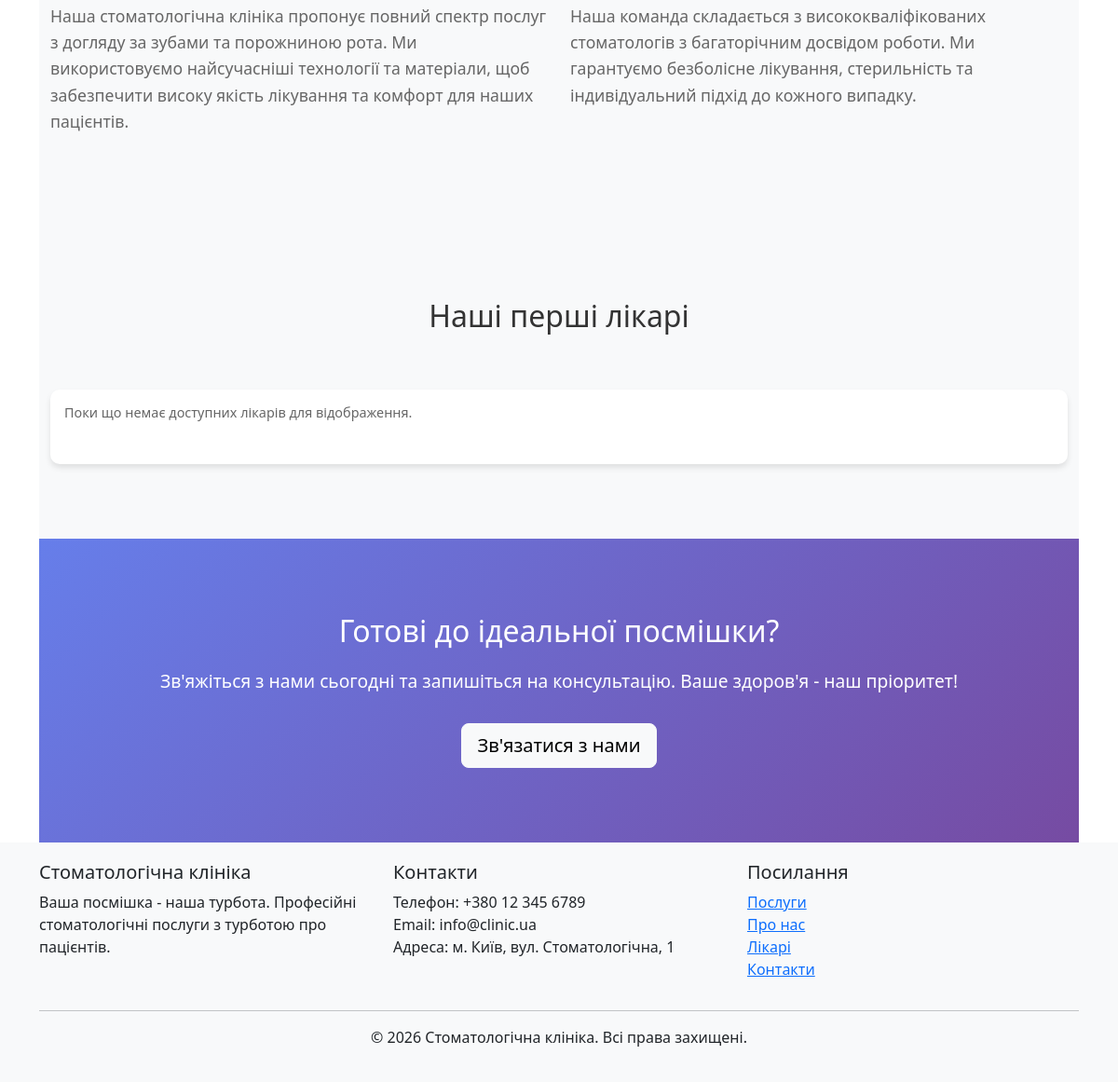
The app's page / (lower part), older data.
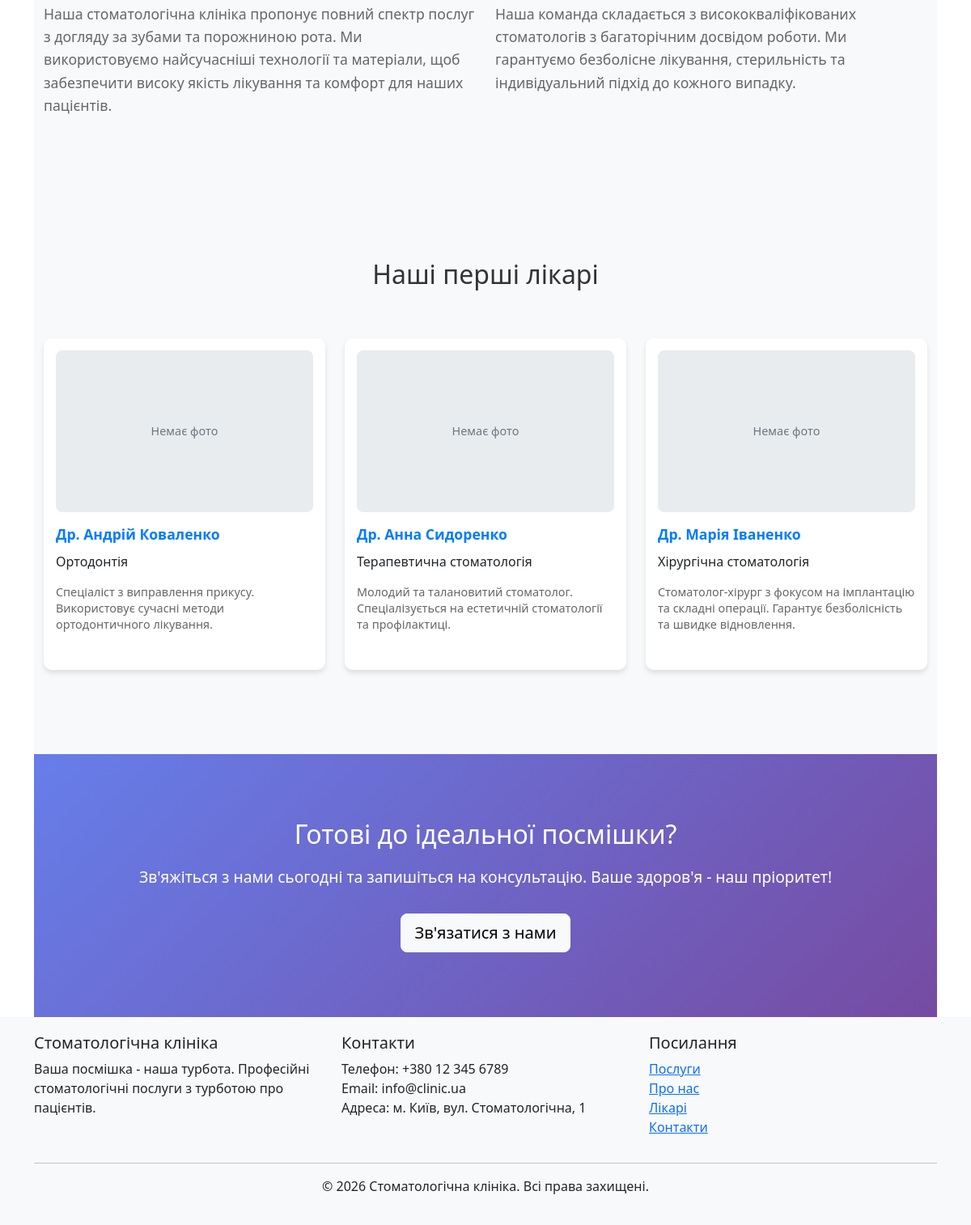
The same page, newer data.
### shop/models.py (models this page shows, shortened)
class Doctor(models.Model):
    id = models.AutoField(primary_key=True, verbose_name="ID")
    name = models.CharField(max_length=255, verbose_name="Ім'я")
    specialization = models.CharField(max_length=255, verbose_name="Спеціалізація")
    description = models.TextField(blank=True, null=True, verbose_name="Опис")
    phone = models.CharField(max_length=20, blank=True, null=True, verbose_name="Телефон")
    email = models.EmailField(blank=True, null=True, verbose_name="Email")
    photo = models.ImageField(blank=True, null=True, upload_to='doctors/', verbose_name='Фото')
    procedures = models.ManyToManyField('Service', blank=True, related_name='doctors', verbose_name="Процедури")
    created_at = models.DateTimeField(auto_now_add=True, verbose_name="Дата створення")
    updated_at = models.DateTimeField(auto_now=True, verbose_name="Дата оновлення")
    class Meta:
        verbose_name = "Лікар"
        verbose_name_plural = "Лікарі"
        ordering = ['name']

### shop/views.py (the view)
# urls.py: 2. Add a URL to urlpatterns:  path('', views.home, name='home')
def home(request):
    doctors = Doctor.objects.all()[:3]
    context = {
        'title': 'Crunch',
        'message': 'Main page',
        'doctors': doctors
    }
    return render(request, 'shop/home.html', context)

### shop/templates/shop/home.html (shortened to what this page needs)
{% extends 'shop/base.html' %}
{% load static %}
{% block content %}
<section class="about-section">
    <div class="container">
        <div class="row">
            <div class="col-md-6">
                <p>Наша стоматологічна клініка пропонує повний спектр послуг з догляду за зубами та порожниною рота. Ми використовуємо найсучасніші технології та матеріали, щоб забезпечити високу якість лікування та комфорт для наших пацієнтів.</p>
            </div>
            <div class="col-md-6">
                <p>Наша команда складається з висококваліфікованих стоматологів з багаторічним досвідом роботи. Ми гарантуємо безболісне лікування, стерильність та індивідуальний підхід до кожного випадку.</p>
            </div>
        </div>
    </div>
</section>
<section class="services-section">
    <div class="container">
        <h2>Наші перші лікарі</h2>
        <div class="row">
            {% for doctor in doctors %}
            <div class="col-md-4 mb-4">
                <div class="service-card">
                    {% if doctor.photo %}
                    <img src="{{ doctor.photo.url }}" alt="{{ doctor.name }}" class="doctor-photo img-fluid mb-3">
                    {% else %}
                    <div class="doctor-photo-placeholder mb-3">
                        <span>Немає фото</span>
                    </div>
                    {% endif %}
                    <h3>{{ doctor.name }}</h3>
                    <p class="specialization">{{ doctor.specialization }}</p>
                    {% if doctor.description %}
                    <p class="description">{{ doctor.description|truncatechars:140 }}</p>
                    {% endif %}
                </div>
            </div>
            {% empty %}
            <div class="col-12">
                <div class="service-card">
                    <p class="description">Поки що немає доступних лікарів для відображення.</p>
                </div>
            </div>
            {% endfor %}
        </div>
    </div>
</section>
<section class="cta-section">
    <div class="container">
        <h2>Готові до ідеальної посмішки?</h2>
        <p>Зв'яжіться з нами сьогодні та запишіться на консультацію. Ваше здоров'я - наш пріоритет!</p>
        <a href="{% url 'shop:contact' %}" class="btn btn-light btn-lg">Зв'язатися з нами</a>
    </div>
</section>
{% endblock %}

### shop/templates/shop/base.html (shortened to what this page needs)
<!doctype html>
<html lang="uk">
<head>
    {% load static %}
    <link href="https://cdn.jsdelivr.net/npm/bootstrap@5.3.0/dist/css/bootstrap.min.css" rel="stylesheet">
    <link rel="stylesheet" href="{% static 'shop/css/style.css' %}">
</head>
<body>
    <div class="content">
        <div class="container mt-4">
            {% block content %}{% endblock %}
        </div>
    </div>
    <footer class="footer">
        <div class="container">
            <div class="row">
                <div class="col-md-4">
                    <h5>Стоматологічна клініка</h5>
                    <p>Ваша посмішка - наша турбота. Професійні стоматологічні послуги з турботою про пацієнтів.</p>
                </div>
                <div class="col-md-4">
                    <h5>Контакти</h5>
                    <p>Телефон: +380 12 345 6789<br>
                    Email: info@clinic.ua<br>
                    Адреса: м. Київ, вул. Стоматологічна, 1</p>
                </div>
                <div class="col-md-4">
                    <h5>Посилання</h5>
                    <ul class="list-unstyled">
                        <li><a href="{% url 'shop:services' %}">Послуги</a></li>
                        <li><a href="{% url 'shop:about' %}">Про нас</a></li>
                        <li><a href="{% url 'shop:doctors' %}">Лікарі</a></li>
                        <li><a href="{% url 'shop:contact' %}">Контакти</a></li>
                    </ul>
                </div>
            </div>
            <hr>
            <div class="text-center">
                <p>&copy; 2026 Стоматологічна клініка. Всі права захищені.</p>
            </div>
        </div>
    </footer>
</body>
</html>

### shop/static/shop/css/style.css (style rules this page uses)
.about-section { padding: 80px 0; background-color: #f8f9fa; }
.about-section p { font-size: 1.1rem; line-height: 1.6; color: #666; }
.services-section { padding: 80px 0; background-color: #f8f9fa; }
.services-section h2 { text-align: center; margin-bottom: 60px; color: #333; }
.service-card { background: white; border-radius: 10px; padding: 15px; box-shadow: 0 4px 6px rgba(0, 0, 0, 0.1); margin-bottom: 20px; transition: transform 0.3s ease; display: flex; flex-direction: column; height: 100%; min-height: auto; }
.service-card .doctor-photo-placeholder { width: 100%; height: 200px; background: #e9ecef; border-radius: 8px; display: flex; align-items: center; justify-content: center; margin-bottom: 12px; color: #6c757d; font-size: 0.9rem; }
.service-card h3 { color: #007bff; margin-bottom: 10px; font-size: 1.1rem; font-weight: 600; word-wrap: break-word; word-break: break-word; overflow-wrap: break-word; line-height: 1.3; }
.service-card .description { color: #666; line-height: 1.4; flex-grow: 1; margin-bottom: 10px; font-size: 0.9rem; word-wrap: break-word; }
.cta-section { background: linear-gradient(135deg, #667eea 0%, #764ba2 100%); color: white; padding: 80px 0; text-align: center; }
.cta-section h2 { margin-bottom: 20px; }
.cta-section p { font-size: 1.2rem; margin-bottom: 30px; }
.footer { background-color: #f8f9fa; padding: 20px 0; margin-top: auto; }
body { min-height: 100vh; display: flex; flex-direction: column; }
.content { flex: 1; }
.doctor-photo-placeholder { width: 100%; height: 400px; background: #e9ecef; border-radius: 8px; display: flex; align-items: center; justify-content: center; color: #6c757d; font-size: 1.1rem; }

Row changes from the older to the newer data that the page shows:
added Doctor: shows "Немає фото", name "Др. Андрій Коваленко", specialization "Ортодонтія", description "Спеціаліст з виправлення прикусу. Використовує сучасні методи ортодонтичного лікування."
added Doctor: shows "Немає фото", name "Др. Анна Сидоренко", specialization "Терапевтична стоматологія", description "Молодий та талановитий стоматолог. Спеціалізується на естетичній стоматології та профілактиці."
added Doctor: shows "Немає фото", name "Др. Марія Іваненко", specialization "Хірургічна стоматологія", description "Стоматолог-хірург з фокусом на імплантацію та складні операції. Гарантує безболісність та швидке відновлення."
Text that changed along with them:
text no longer shown: "Поки що немає доступних лікарів для відображення."
